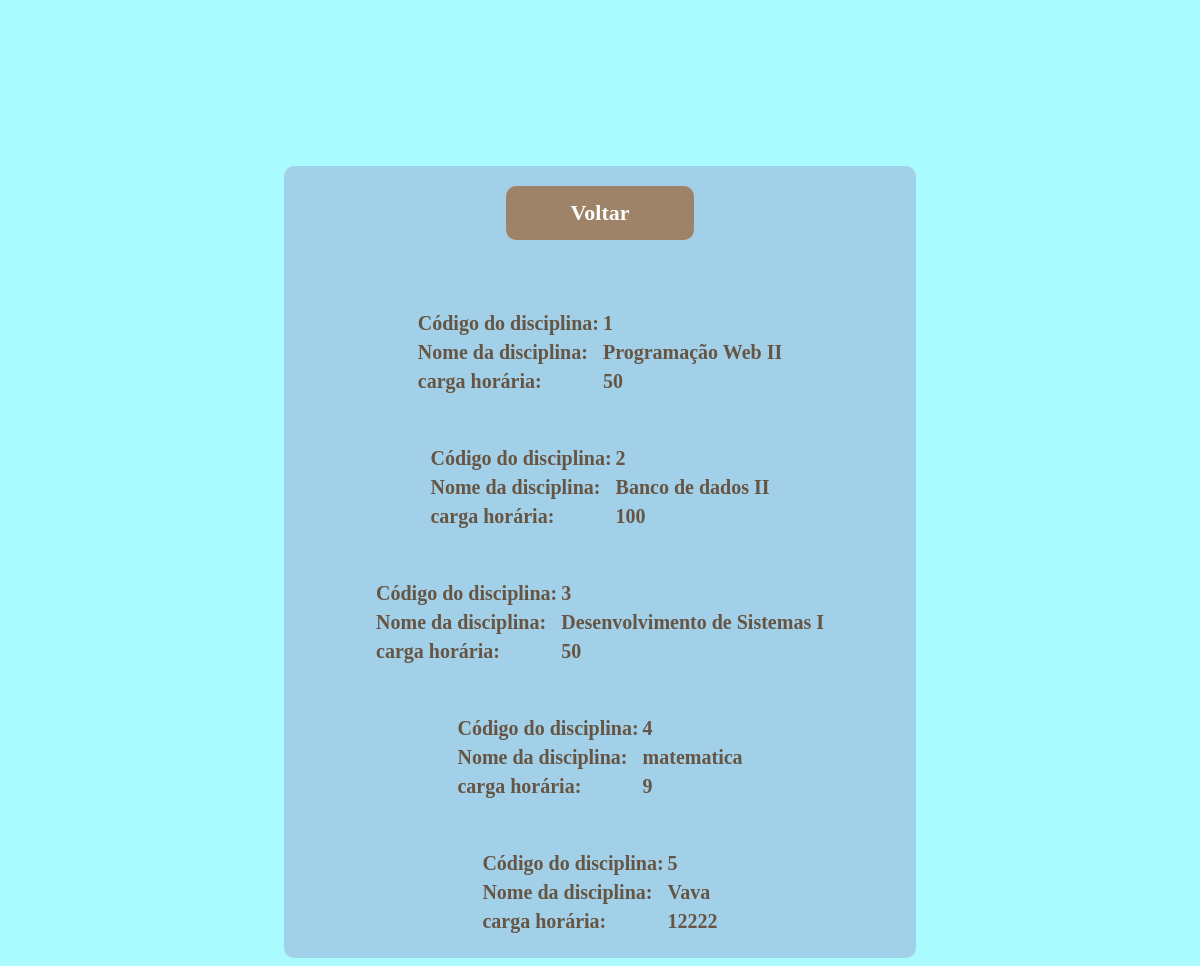
/conDisciplinas.php, run on the app's committed database.
### tables this page shows
CREATE TABLE `tbdisciplinas` (
  `idDisciplinas` int(11) NOT NULL,
  `nomeDisciplina` varchar(30) DEFAULT NULL,
  `cargaHoraria` varchar(10) DEFAULT NULL
);

### conDisciplinas.php (the view, shortened to what this page needs)
<!DOCTYPE html>
<html>
<head>
	<link rel="stylesheet" type="text/css" href="estilo.css">
</head>
<body>
	<center>
		<div class="div1">
			<a href="index.php" class="links">Voltar</a>
			<br/><br/>
	<?php
            require_once('conn.php');
        	$sql=mysqli_query($conn,"SELECT * FROM tbdisciplinas");
        	while($linha=mysqli_fetch_array($sql))
        	{
        	$id=$linha['idDisciplinas'];
        	$nome=$linha['nomeDisciplina'];
        	$horas=$linha['cargaHoraria'];
        	echo "<table><tr><td>Código do disciplina: </td><td>$id</td><tr>";
        	echo "<tr><td>Nome da disciplina: </td><td>$nome</td><tr> <br>";
        	echo "<tr><td>carga horária: </td><td>$horas</td><tr> <br>";
        	}
        	?>
        </div>
    	</center>
</body>
</html>

### estilo.css (style rules this page uses)
body { background-color: #aafbff; font-size: 20px; color: #665543; font-family: Comic Sans; font-weight: bold; }
.links:link, .links:visited { font-weight: bold; font-size: 22px; width: 25%; color: #FFFFFF; border-radius: 10px; background-color: #9E8368; text-decoration: none; padding: 14px 20px; display: inline-block; }
.div1 { margin-top: 14%; width: 50%; border-radius: 10px; background-color:#a3d0e9; padding: 20px; }

### data on the page
tbdisciplinas: idDisciplinas "1", nomeDisciplina "Programação Web II", cargaHoraria "50"
tbdisciplinas: idDisciplinas "2", nomeDisciplina "Banco de dados II", cargaHoraria "100"
tbdisciplinas: idDisciplinas "3", nomeDisciplina "Desenvolvimento de Sistemas I", cargaHoraria "50"
tbdisciplinas: idDisciplinas "4", nomeDisciplina "matematica", cargaHoraria "9"
tbdisciplinas: idDisciplinas "5", nomeDisciplina "Vava", cargaHoraria "12222"
